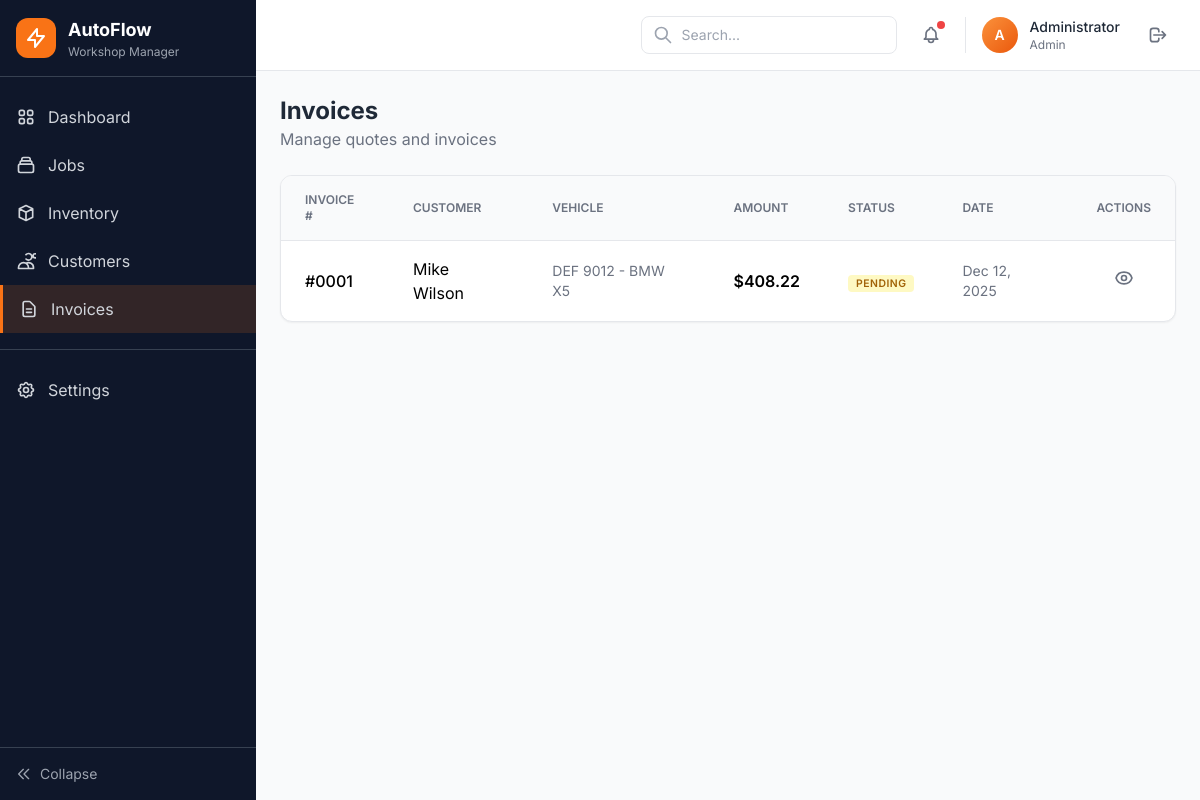
The page /public/admin/quotes (signed in) on the database its author committed.
### tables this page shows
CREATE TABLE IF NOT EXISTS quotes (
    id INT AUTO_INCREMENT PRIMARY KEY,
    job_id INT NOT NULL,
    total_amount DECIMAL(10, 2) NOT NULL DEFAULT 0.00,
    tax_rate DECIMAL(5, 2) NOT NULL DEFAULT 8.00,
    status ENUM('Pending', 'Approved', 'Rejected') NOT NULL DEFAULT 'Pending',
    approved_at DATETIME,
    notes TEXT,
    created_at TIMESTAMP DEFAULT CURRENT_TIMESTAMP,
    updated_at TIMESTAMP DEFAULT CURRENT_TIMESTAMP ON UPDATE CURRENT_TIMESTAMP,
    FOREIGN KEY (job_id) REFERENCES jobs(id) ON DELETE CASCADE
);

CREATE TABLE IF NOT EXISTS customers (
    id INT AUTO_INCREMENT PRIMARY KEY,
    name VARCHAR(100) NOT NULL,
    phone VARCHAR(20),
    email VARCHAR(100),
    address TEXT,
    created_at TIMESTAMP DEFAULT CURRENT_TIMESTAMP,
    updated_at TIMESTAMP DEFAULT CURRENT_TIMESTAMP ON UPDATE CURRENT_TIMESTAMP
);

CREATE TABLE IF NOT EXISTS jobs (
    id INT AUTO_INCREMENT PRIMARY KEY,
    customer_id INT NOT NULL,
    license_plate VARCHAR(20) NOT NULL,
    car_model VARCHAR(100) NOT NULL,
    car_year INT,
    vin VARCHAR(50),
    description TEXT,
    status ENUM('Queue', 'In Progress', 'Waiting for Parts', 'Quality Check', 'Ready', 'Completed') NOT NULL DEFAULT 'Queue',
    priority ENUM('Low', 'Medium', 'High') NOT NULL DEFAULT 'Medium',
    estimated_completion DATETIME,
    created_at TIMESTAMP DEFAULT CURRENT_TIMESTAMP,
    updated_at TIMESTAMP DEFAULT CURRENT_TIMESTAMP ON UPDATE CURRENT_TIMESTAMP,
    FOREIGN KEY (customer_id) REFERENCES customers(id) ON DELETE CASCADE
);

### app/Controllers/QuoteController.php (called while the page is built, shortened)
<?php
class QuoteController extends Controller
{
    private QuoteModel $quoteModel;
    public function __construct()
    {
        $this->quoteModel = new QuoteModel();
    }
    public function index(): void
    {
        $quotes = $this->quoteModel->getAll();
        $this->view('admin/quotes/index', [
            'pageTitle' => 'Invoices',
            'user' => $this->getCurrentUser(),
            'quotes' => $quotes,
            'flash' => $this->getFlash()
        ]);
    }
}

### public/index.php (called while the page is built, shortened)
<?php
spl_autoload_register(function ($class) {
    $prefix = 'App\\';
    $baseDir = BASE_PATH . '/app/';
    $len = strlen($prefix);
    $relativeClass = substr($class, $len);
    $file = $baseDir . str_replace('\\', '/', $relativeClass) . '.php';
});
$router = new Router();
$router->get('/', 'AuthController', 'login');
$router->get('/login', 'AuthController', 'login');
$router->post('/login', 'AuthController', 'authenticate');
$router->get('/logout', 'AuthController', 'logout');
$router->get('/admin/dashboard', 'DashboardController', 'index');
$router->get('/admin/jobs', 'JobController', 'index');
$router->get('/admin/jobs/create', 'JobController', 'create');
$router->post('/admin/jobs/store', 'JobController', 'store');
$router->get('/admin/jobs/{id}', 'JobController', 'show');
$router->get('/admin/jobs/{id}/edit', 'JobController', 'edit');
$router->post('/admin/jobs/{id}/update', 'JobController', 'update');
$router->post('/admin/jobs/{id}/delete', 'JobController', 'delete');
$router->post('/admin/jobs/{id}/status', 'JobController', 'updateStatus');
$router->get('/admin/inventory', 'InventoryController', 'index');
$router->get('/admin/inventory/create', 'InventoryController', 'create');
$router->post('/admin/inventory/store', 'InventoryController', 'store');
$router->get('/admin/inventory/{id}', 'InventoryController', 'show');
$router->get('/admin/inventory/{id}/edit', 'InventoryController', 'edit');
$router->post('/admin/inventory/{id}/update', 'InventoryController', 'update');
$router->post('/admin/inventory/{id}/delete', 'InventoryController', 'delete');
$router->get('/admin/customers', 'CustomerController', 'index');
$router->get('/admin/customers/create', 'CustomerController', 'create');
$router->post('/admin/customers/store', 'CustomerController', 'store');
$router->get('/admin/customers/{id}', 'CustomerController', 'show');
$router->get('/admin/customers/{id}/edit', 'CustomerController', 'edit');
$router->post('/admin/customers/{id}/update', 'CustomerController', 'update');
$router->post('/admin/customers/{id}/delete', 'CustomerController', 'delete');
$router->get('/admin/quotes', 'QuoteController', 'index');
$router->get('/admin/quotes/{id}', 'QuoteController', 'show');
$router->post('/admin/quotes/{id}/approve', 'QuoteController', 'approve');
$router->dispatch();

### config/database.php (called while the page is built)
<?php
return [
    'host' => 'localhost',
    'dbname' => 'wms_db',
    'username' => 'root',
    'password' => '',
    'charset' => 'utf8mb4',
    'options' => [
        PDO::ATTR_ERRMODE => PDO::ERRMODE_EXCEPTION,
        PDO::ATTR_DEFAULT_FETCH_MODE => PDO::FETCH_ASSOC,
        PDO::ATTR_EMULATE_PREPARES => false,
    ]
];

### app/Core/DB.php (called while the page is built, shortened)
<?php
class DB
{
    private static ?DB $instance = null;
    private \PDO $pdo;
    private function __construct()
    {
        $config = require dirname(__DIR__, 2) . '/config/database.php';
        $dsn = "mysql:host={$config['host']};dbname={$config['dbname']};charset={$config['charset']}";
        try {
            $this->pdo = new \PDO($dsn, $config['username'], $config['password'], $config['options']);
        } catch (\PDOException $e) {
            throw new \Exception("Database connection failed: " . $e->getMessage());
        }
    }
    public static function getInstance(): self
    {
        if (self::$instance === null) {
            self::$instance = new self();
        }
        return self::$instance;
    }
    public function getConnection(): \PDO
    {
        return $this->pdo;
    }
}

### app/Models/QuoteModel.php (called while the page is built, shortened)
<?php
class QuoteModel
{
    private \PDO $db;
    public function __construct()
    {
        $this->db = DB::getInstance()->getConnection();
    }
    public function getAll(): array
    {
        $stmt = $this->db->query("
            SELECT q.*, j.license_plate, j.car_model, c.name as customer_name
            FROM quotes q
            JOIN jobs j ON q.job_id = j.id
            JOIN customers c ON j.customer_id = c.id
            ORDER BY q.created_at DESC
        ");
        return $stmt->fetchAll();
    }
}

### views/admin/quotes/index.php (the view, shortened to what this page needs)
<div class="space-y-6">
    <div class="flex items-center justify-between">
        <div>
            <h1 class="text-2xl font-bold text-gray-800">Invoices</h1>
            <p class="text-gray-500">Manage quotes and invoices</p>
        </div>
    </div>
    <div class="bg-white rounded-xl shadow-sm border overflow-hidden">
        <table class="w-full">
            <thead>
                <tr class="bg-gray-50 border-b">
                    <th class="text-left px-6 py-4 text-xs font-semibold text-gray-500 uppercase">Invoice #</th>
                    <th class="text-left px-6 py-4 text-xs font-semibold text-gray-500 uppercase">Customer</th>
                    <th class="text-left px-6 py-4 text-xs font-semibold text-gray-500 uppercase">Vehicle</th>
                    <th class="text-left px-6 py-4 text-xs font-semibold text-gray-500 uppercase">Amount</th>
                    <th class="text-left px-6 py-4 text-xs font-semibold text-gray-500 uppercase">Status</th>
                    <th class="text-left px-6 py-4 text-xs font-semibold text-gray-500 uppercase">Date</th>
                    <th class="text-center px-6 py-4 text-xs font-semibold text-gray-500 uppercase">Actions</th>
                </tr>
            </thead>
            <tbody class="divide-y">
                <?php foreach ($quotes as $quote): $statusColors = ['Pending' => 'bg-yellow-100 text-yellow-700', 'Approved' => 'bg-green-100 text-green-700', 'Rejected' => 'bg-red-100 text-red-700']; ?>
                    <tr class="hover:bg-gray-50">
                        <td class="px-6 py-4 font-medium">#<?= str_pad($quote['id'], 4, '0', STR_PAD_LEFT) ?></td>
                        <td class="px-6 py-4"><?= htmlspecialchars($quote['customer_name']) ?></td>
                        <td class="px-6 py-4 text-sm text-gray-500"><?= htmlspecialchars($quote['license_plate']) ?> - <?= htmlspecialchars($quote['car_model']) ?></td>
                        <td class="px-6 py-4 font-semibold">$<?= number_format($quote['total_amount'] * (1 + $quote['tax_rate'] / 100), 2) ?></td>
                        <td class="px-6 py-4"><span class="status-badge <?= $statusColors[$quote['status']] ?? 'bg-gray-100 text-gray-700' ?>"><?= $quote['status'] ?></span></td>
                        <td class="px-6 py-4 text-sm text-gray-500"><?= date('M j, Y', strtotime($quote['created_at'])) ?></td>
                        <td class="px-6 py-4 text-center">
                            <a href="/car1/public/admin/quotes/<?= $quote['id'] ?>" class="p-2 rounded-lg hover:bg-gray-100 text-gray-500 hover:text-primary-500 inline-block"></a>
                        </td>
                    </tr>
                <?php endforeach; ?>
            </tbody>
        </table>
    </div>
</div>

### views/layouts/main.php (style rules this page uses)
body { font-family: 'Inter', sans-serif; }
.status-badge { font-size: 0.65rem; padding: 2px 8px; border-radius: 4px; font-weight: 600; text-transform: uppercase; letter-spacing: 0.5px; }

### rows shown on the page
quotes: id "0001", customers.name "Mike Wilson", job.license_plate "DEF 9012", job.car_model "BMW X5", $quote['total_amount'] * (1 + $quote['tax_rate'] / 100) "408.22", status "PENDING", created_at "Dec 12, 2025"

### other values the page prints
substr($user['name'] ?? 'U', 0, 1) "A"
$user['name'] "Administrator"
$user['role'] "Admin"
